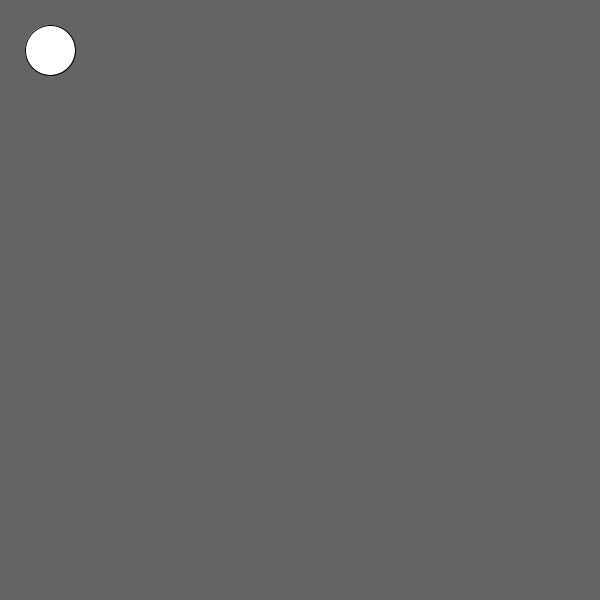
Frame 1 (no input)
Frame 60 (the mouse pressed at the canvas centre just before this capture): identical to frame 1, image omitted
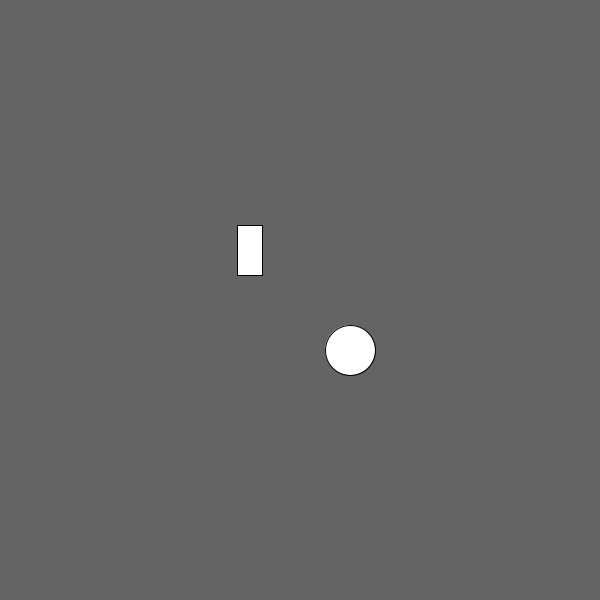
Frame 120 (the mouse held since frame 60 and released just before this capture)

The Processing sketch that drew these frames (run headless with seeded random() and noise(); from frame 60 on, the mouse is pressed at the canvas centre):

// Processing sketch: Main
// ── Main.pde
ArrayList<Shape> shapes;

void setup() {
  size(600, 600);
  rectMode(CENTER);
  shapes = new ArrayList<Shape>();
  
  shapes.add(new Shape() { // Cirlce
    int r = 50;
    void show() {
      ellipse(x, y, r, r);
    }
  }); 
  shapes.add(new Shape() { // Rectangle
    int w = 25, h = 50;
    void show() {
      rect(x, y, w, h);
    }
  }); 
  
  shapes.get(0).setO(50, 50); // Circle offset
  shapes.get(1).setO(-50, -50); // Rectangle offset
}

void draw() {
  background(100);
  
  shapes.forEach(s -> { 
    s.setPos(mouseX, mouseY); 
    s.show(); 
  });
}

// ── Shape.pde
abstract class Shape {
  int x = 0, y = 0;
  int xO = 0, yO = 0;
  
  void setPos(int x, int y) {
    this.x = x + xO;
    this.y = y + yO;
  }
  
  void setO(int x, int y) {
    this.xO = x;
    this.yO = y;
  }
  
  void show() {}
}
